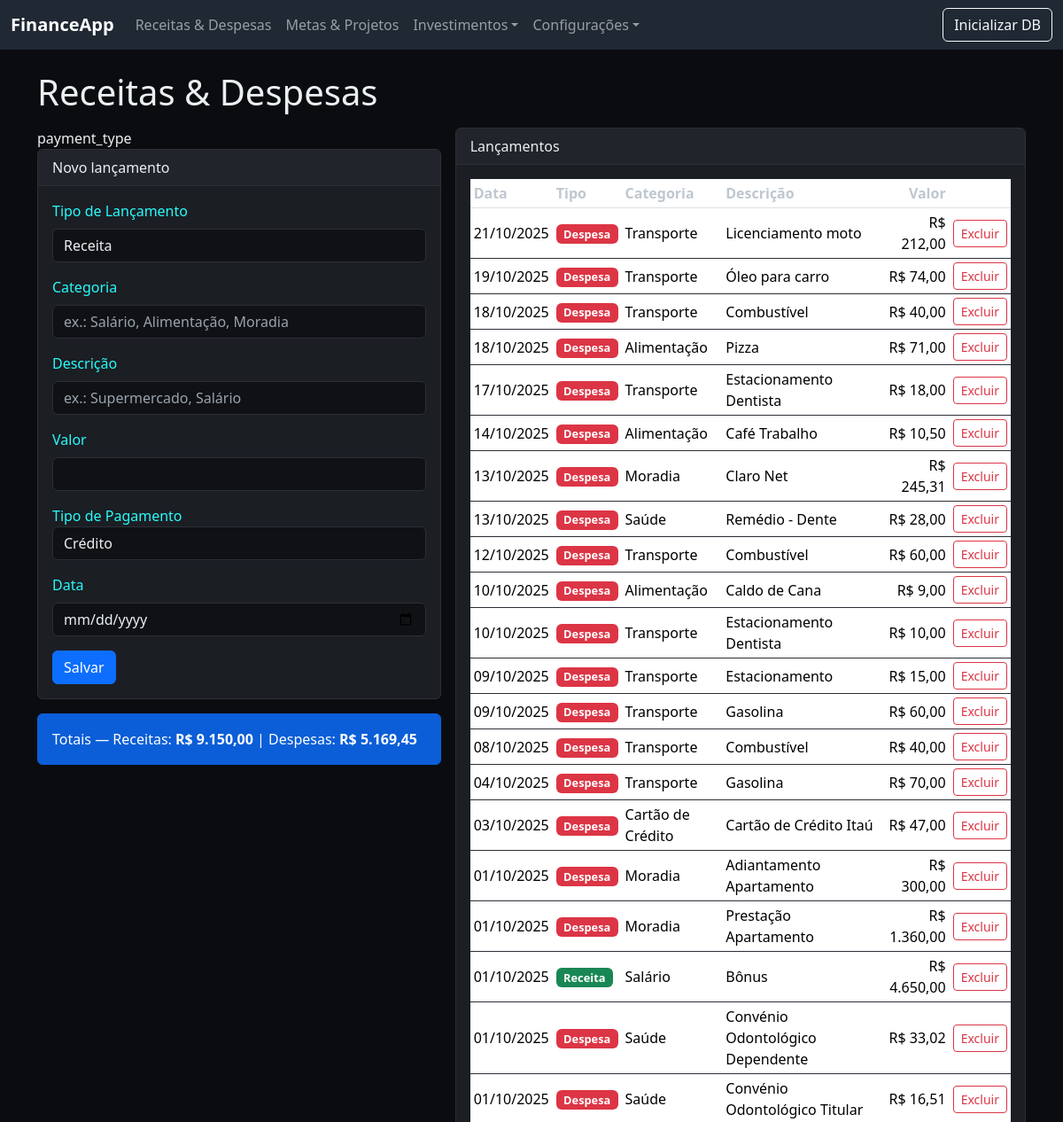
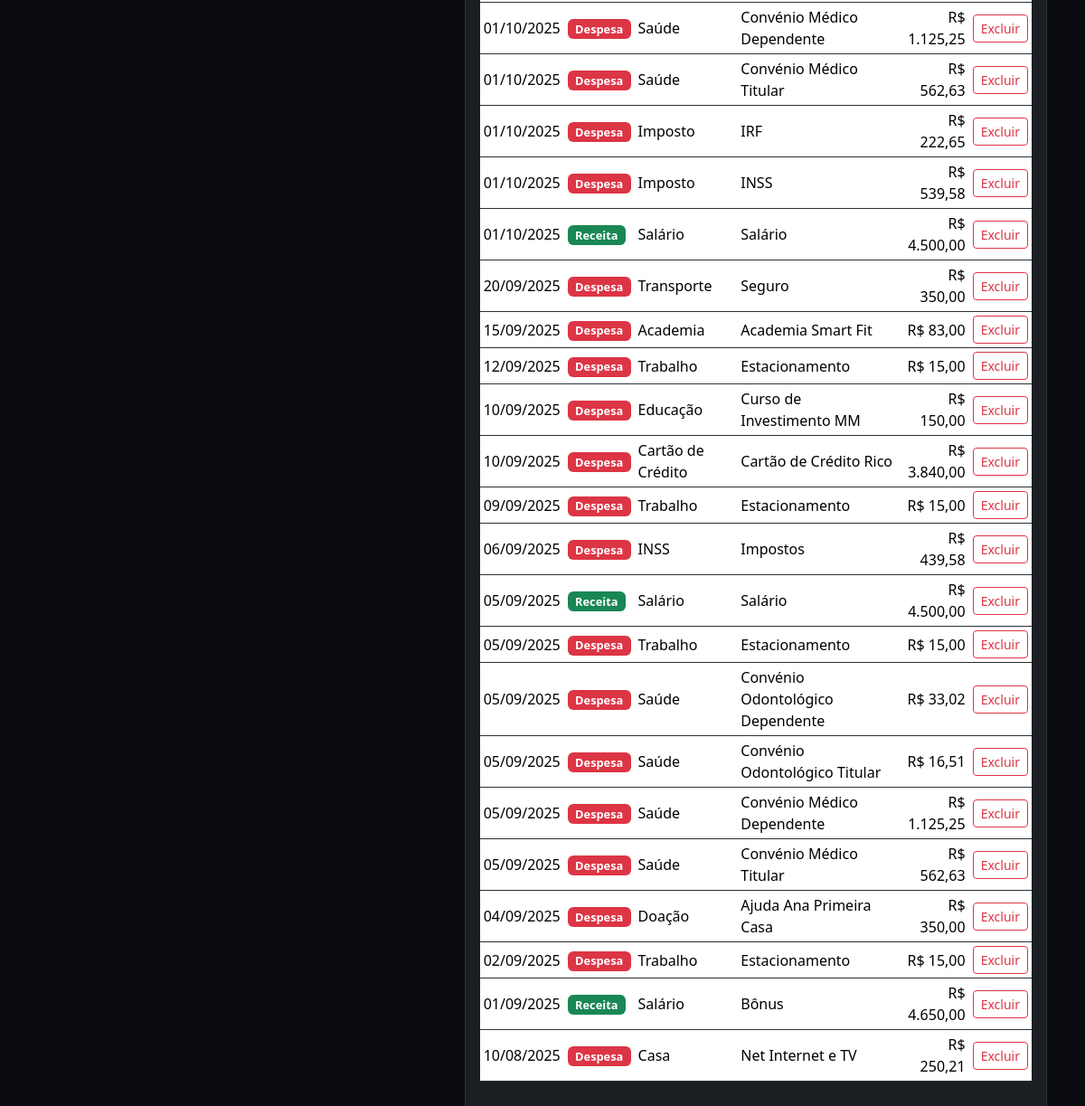
Screenshot of /transacoes with the database file from the repository (2 pictures, top to bottom).
### app.py (models this page shows)
class Transaction(db.Model):
    __tablename__ = 'transactions'
    id = db.Column(db.Integer, primary_key=True)
    tipo = db.Column(db.String(20), nullable=False)  # 'receita' ou 'despesa'
    categoria = db.Column(db.String(50), nullable=True)  # opcional (ex: alimentação, salário)
    descricao = db.Column(db.String(200), nullable=False)
    valor = db.Column(db.Float, nullable=False)
    data = db.Column(db.Date, nullable=False, default=date)
    cd_payment_type = db.Column(db.Integer, nullable=True)

### app.py (the view, shortened to what this page needs)
@app.route('/transacoes', methods=['GET', 'POST'])
def transacoes():
    dt_ini = (date.today().year, date.today().month, 1)
    dt_fim= date.today()
    dt_ini2 = date(*dt_ini)
    print("teste ", type(dt_ini2), type(dt_fim))
    print("teste ", dt_ini2, dt_fim)
    trans = Transaction.query.order_by(Transaction.data.desc(), Transaction.id.desc()).all()
    trans_total = Transaction.query.filter(Transaction.data >= dt_ini2,
                                           Transaction.data <= dt_fim).all()
    print("teste ", trans_total)
    total_receitas = sum(t.valor for t in trans_total if t.tipo == 'receita')
    total_despesas = sum(t.valor for t in trans_total if t.tipo == 'despesa')
    payment_tp = payment_type.query.all()
    return render_template('transacoes.html', transacoes=trans, total_receitas=total_receitas, total_despesas=total_despesas, payment_type=payment_tp,)

### app.py (called while the page is built)
def money(n):
    return f"R$ {n:,.2f}".replace(",", "X").replace(".", ",").replace("X", ".")

### templates/transacoes.html (shortened to what this page needs)
{% extends "base.html" %}
{% block content %}
<h1 class="mb-3">Receitas & Despesas</h1>
<div class="row g-3">
  <div class="col-md-5">payment_type
    <div class="card">
      <div class="card-header">Novo lançamento</div>
      <div class="card-body">
        <form method="post">
          <div class="mb-3">
            <label class="form-label">Tipo de Lançamento</label>
            <select class="form-select" name="tipo" required>
              <option value="receita">Receita</option>
            </select>
          </div>
          <div class="mb-3">
            <label class="form-label">Categoria</label>
            <input class="form-control" name="categoria" placeholder="ex.: Salário, Alimentação, Moradia">
          </div>
          <div class="mb-3">
            <label class="form-label">Descrição</label>
            <input class="form-control" name="descricao" required placeholder="ex.: Supermercado, Salário">
          </div>
          <div class="mb-3">
            <label class="form-label">Valor</label>
            <input type="number" step="0.01" class="form-control" name="valor" required>
          </div>
          <div class="mb-3">
            <label class="from-label">Tipo de Pagamento</label>
            <select  step="0.01" class="form-control" name="tipo_pagamento">
              {% for pay_tp in payment_type %}
              <option>{{ pay_tp.name_payment_type }}</option>
              {% endfor %}
            </select>
          </div>
          <div class="mb-3">
            <label class="form-label">Data</label>
            <input type="date" class="form-control" name="data">
          </div>
          <button class="btn btn-primary">Salvar</button>
        </form>
      </div>
    </div>
    <div class="mt-3">
      <div class="alert alert-info">Totais — Receitas: <strong>{{ total_receitas|money }}</strong> | Despesas: <strong>{{ total_despesas|money }}</strong></div>
    </div>
  </div>
  <div class="col-md-7">
    <div class="card">
      <div class="card-header">Lançamentos</div>
      <div class="card-body table-responsive">
        <table class="table table-sm align-middle">
          <thead><tr><th>Data</th><th>Tipo</th><th>Categoria</th><th>Descrição</th><th class="text-end">Valor</th><th></th></tr></thead>
          <tbody>
            {% for t in transacoes %}
            <tr>
              <td>{{ t.data.strftime('%d/%m/%Y') }}</td>
              <td><span class="badge {{ 'bg-success' if t.tipo=='receita' else 'bg-danger' }}">{{ t.tipo.title() }}</span></td>
              <td>{{ t.categoria or '-' }}</td>
              <td>{{ t.descricao }}</td>
              <td class="text-end">{{ t.valor|money }}</td>
              <td class="text-end">
                <form method="post" action="{{ url_for('excluir_transacao', tid=t.id) }}" onsubmit="return confirm('Excluir este lançamento?')">
                  <button class="btn btn-sm btn-outline-danger">Excluir</button>
                </form>
              </td>
            </tr>
            {% endfor %}
          </tbody>
        </table>
      </div>
    </div>
  </div>
</div>
{% endblock %}

### static/styles.css (style rules this page uses)
body { background: #0b0c10; color: #eaf0f1; }
.card { background: #1b1e23; border: 1px solid #2b2f36; color:#28fbfb }
.card-header { background: #21252b; color: #eaf0f1; border-bottom: 1px solid #2b2f36; }
.table { color: #eaf0f1; }
.table thead th { color: #bfc7cf; }
.table tbody tr { border-color: #2b2f36 }
.alert-info { background: #0b5ed7; border-color: #0b5ed7; color: #fff; }
.badge { font-size: .8rem; }
.btn-outline-danger { border-color: #dc3545; color: #dc3545; }
.form-control, .form-select { background: #0f1115; color: #eaf0f1; border: 1px solid #2b2f36; }
.form-control::placeholder { color: #9aa3ac; }

### rows the page displays
Transaction: data "21/10/2025", tipo "Despesa", categoria "Transporte", descricao "Licenciamento moto", valor "R$ 212,00"
Transaction: data "19/10/2025", tipo "Despesa", categoria "Transporte", descricao "Óleo para carro", valor "R$ 74,00"
Transaction: data "18/10/2025", tipo "Despesa", categoria "Transporte", descricao "Combustível", valor "R$ 40,00"
Transaction: data "18/10/2025", tipo "Despesa", categoria "Alimentação", descricao "Pizza", valor "R$ 71,00"
Transaction: data "17/10/2025", tipo "Despesa", categoria "Transporte", descricao "Estacionamento Dentista", valor "R$ 18,00"
Transaction: data "14/10/2025", tipo "Despesa", categoria "Alimentação", descricao "Café Trabalho", valor "R$ 10,50"
Transaction: data "13/10/2025", tipo "Despesa", categoria "Moradia", descricao "Claro Net", valor "R$ 245,31"
Transaction: data "13/10/2025", tipo "Despesa", categoria "Saúde", descricao "Remédio - Dente", valor "R$ 28,00"
Transaction: data "12/10/2025", tipo "Despesa", categoria "Transporte", descricao "Combustível", valor "R$ 60,00"
Transaction: data "10/10/2025", tipo "Despesa", categoria "Alimentação", descricao "Caldo de Cana", valor "R$ 9,00"
Transaction: data "10/10/2025", tipo "Despesa", categoria "Transporte", descricao "Estacionamento Dentista", valor "R$ 10,00"
Transaction: data "09/10/2025", tipo "Despesa", categoria "Transporte", descricao "Estacionamento", valor "R$ 15,00"
Transaction: data "09/10/2025", tipo "Despesa", categoria "Transporte", descricao "Gasolina", valor "R$ 60,00"
Transaction: data "08/10/2025", tipo "Despesa", categoria "Transporte", descricao "Combustível", valor "R$ 40,00"
Transaction: data "04/10/2025", tipo "Despesa", categoria "Transporte", descricao "Gasolina", valor "R$ 70,00"
Transaction: data "03/10/2025", tipo "Despesa", categoria "Cartão de Crédito", descricao "Cartão de Crédito Itaú", valor "R$ 47,00"
Transaction: data "01/10/2025", tipo "Despesa", categoria "Moradia", descricao "Adiantamento Apartamento", valor "R$ 300,00"
Transaction: data "01/10/2025", tipo "Despesa", categoria "Moradia", descricao "Prestação Apartamento", valor "R$ 1.360,00"
Transaction: data "01/10/2025", tipo "Receita", categoria "Salário", descricao "Bônus", valor "R$ 4.650,00"
Transaction: data "01/10/2025", tipo "Despesa", categoria "Saúde", descricao "Convénio Odontológico Dependente", valor "R$ 33,02"
Transaction: data "01/10/2025", tipo "Despesa", categoria "Saúde", descricao "Convénio Odontológico Titular", valor "R$ 16,51"
Transaction: data "01/10/2025", tipo "Despesa", categoria "Saúde", descricao "Convénio Médico Dependente", valor "R$ 1.125,25"
Transaction: data "01/10/2025", tipo "Despesa", categoria "Saúde", descricao "Convénio Médico Titular", valor "R$ 562,63"
Transaction: data "01/10/2025", tipo "Despesa", categoria "Imposto", descricao "IRF", valor "R$ 222,65"
Transaction: data "01/10/2025", tipo "Despesa", categoria "Imposto", descricao "INSS", valor "R$ 539,58"
Transaction: data "01/10/2025", tipo "Receita", categoria "Salário", descricao "Salário", valor "R$ 4.500,00"
Transaction: data "20/09/2025", tipo "Despesa", categoria "Transporte", descricao "Seguro", valor "R$ 350,00"
Transaction: data "15/09/2025", tipo "Despesa", categoria "Academia", descricao "Academia Smart Fit", valor "R$ 83,00"
Transaction: data "12/09/2025", tipo "Despesa", categoria "Trabalho", descricao "Estacionamento", valor "R$ 15,00"
Transaction: data "10/09/2025", tipo "Despesa", categoria "Educação", descricao "Curso de Investimento MM", valor "R$ 150,00"
Transaction: data "10/09/2025", tipo "Despesa", categoria "Cartão de Crédito", descricao "Cartão de Crédito Rico", valor "R$ 3.840,00"
Transaction: data "09/09/2025", tipo "Despesa", categoria "Trabalho", descricao "Estacionamento", valor "R$ 15,00"
Transaction: data "06/09/2025", tipo "Despesa", categoria "INSS", descricao "Impostos", valor "R$ 439,58"
Transaction: data "05/09/2025", tipo "Receita", categoria "Salário", descricao "Salário", valor "R$ 4.500,00"
Transaction: data "05/09/2025", tipo "Despesa", categoria "Trabalho", descricao "Estacionamento", valor "R$ 15,00"
Transaction: data "05/09/2025", tipo "Despesa", categoria "Saúde", descricao "Convénio Odontológico Dependente", valor "R$ 33,02"
Transaction: data "05/09/2025", tipo "Despesa", categoria "Saúde", descricao "Convénio Odontológico Titular", valor "R$ 16,51"
Transaction: data "05/09/2025", tipo "Despesa", categoria "Saúde", descricao "Convénio Médico Dependente", valor "R$ 1.125,25"
Transaction: data "05/09/2025", tipo "Despesa", categoria "Saúde", descricao "Convénio Médico Titular", valor "R$ 562,63"
Transaction: data "04/09/2025", tipo "Despesa", categoria "Doação", descricao "Ajuda Ana Primeira Casa", valor "R$ 350,00"
Transaction: data "02/09/2025", tipo "Despesa", categoria "Trabalho", descricao "Estacionamento", valor "R$ 15,00"
Transaction: data "01/09/2025", tipo "Receita", categoria "Salário", descricao "Bônus", valor "R$ 4.650,00"
Transaction: data "10/08/2025", tipo "Despesa", categoria "Casa", descricao "Net Internet e TV", valor "R$ 250,21"

### other values shown
{{ total_receitas|money }} "R$ 9.150,00"
{{ total_despesas|money }} "R$ 5.169,45"
form field tipo_pagamento "Crédito"
